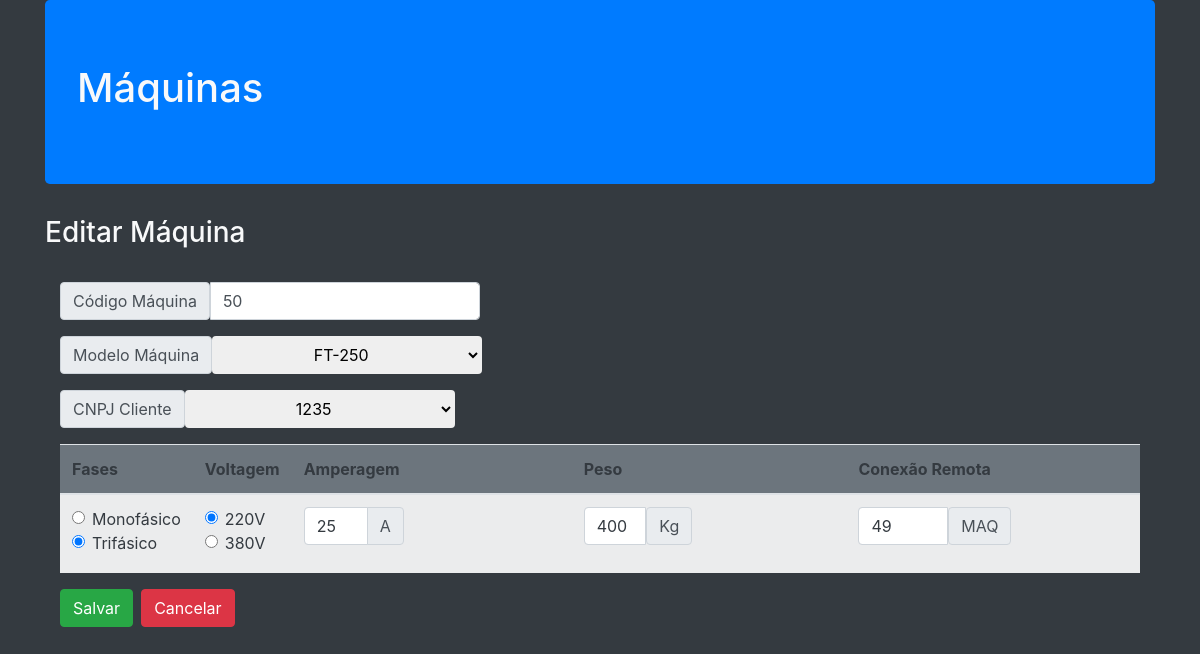
Page /Maquinas/EditarMaquina.php?maquina=50 on the committed database.
### tables this page shows
CREATE TABLE `maquina` (
  `cod_maq` decimal(10,0) NOT NULL,
  `modelo` varchar(100) NOT NULL,
  `fases` int(3) NOT NULL,
  `voltagem` int(11) NOT NULL,
  `amperagem` varchar(10) NOT NULL,
  `peso` varchar(10) NOT NULL,
  `maq` varchar(10) DEFAULT NULL,
  `cnpj_cli` varchar(14) NOT NULL
);

### Vendedor/App/Db/Conexao.class.php (called while the page is built, shortened)
<?php
class Conexao{
private $table;
private $connection;
public function __construct($table=null)
{
    $this->table= $table;
}
private function Conexao(){
    $username='root';
    $password='';
   try{
        $this->connection= new PDO ('mysql:host=localhost;dbname=cadastro_maquinas',$username, $password);
        $this->connection->setAttribute(PDO::ATTR_ERRMODE,PDO::ERRMODE_EXCEPTION);
    }catch(PDOException $e){
        die('ERROR:'.$e->getMessage());
}
}
public function execute($query,$params=[]){
    try{
        $statement = $this->connection->prepare($query);
        $statement->execute($params);
        return $statement;
    }catch(PDOException $e){
        die('ERROR:'.$e->getMessage());
    }
}
public function select($where=null,$order=null,$limit=null,$fields='*'){
    $where= strlen($where)?'WHERE '.$where:'';
    $order= strlen($order)?'ORDER BY '.$order:'';
    $limit= strlen($limit)?'LIMIT '.$limit:'';
    $query='SELECT '.$fields.' FROM '.$this->table.' '.$where.' '.$order.' '.$limit;
    return $this->execute($query);
}
}
?>

### Vendedor/App/Entity/Cliente.class.php (called while the page is built, shortened)
<?php
require_once ('../Vendedor/App/Db/Conexao.class.php');
class Cliente{
public static function getClientes($where=null,$order=null,$limit=null,$fields='*'){
return (new Conexao('cliente'))->select($where,$order,$limit,$fields)
                                ->fetchAll(PDO::FETCH_CLASS,self::class);
}
}
?>

### Vendedor/App/Entity/Maquina.class.php (called while the page is built, shortened)
<?php
require_once ('../Vendedor/App/Db/Conexao.class.php');
class Maquina{
public static function getMaquina($cod_maq){
    return (new Conexao('maquina'))->select("cod_maq ='".$cod_maq."'")
                                    ->fetchObject(self::class);
}
}
?>

### Maquinas/EditarMaquina.php (the view, shortened to what this page needs)
<?php
require ('../Vendedor/App/Entity/Maquina.class.php');
require ('../Vendedor/App/Entity/Cliente.class.php');
$clientes= Cliente::getClientes();
$imprime='';
$obMaquina= Maquina:: getMaquina($_GET['maquina']);
foreach ($clientes as $cliente){
    if($cliente->cnpj_cli==$obMaquina->cnpj_cli){
        $imprime.='<option  name="cliente" selected >'.$cliente->cnpj_cli.'</option>';
    }else{
    $imprime.='<option  name="cliente" >'.$cliente->cnpj_cli.'</option>';
    }
}
require ('./Header.php');
?>
<h3>Editar Máquina</h3>
<?php
require ('./FormularioMaquina.php');
require ('./Footer.php');
?>

### Maquinas/FormularioMaquina.php (shortened to what this page needs)
<main>
<br>
    <div class="container">
        <form class="form" method="POST">
        <div class="input-group mb-3">
                <label for="cod_maq"class="input-group-text">Código Máquina</label>
                <input type="text" class="form-control col-3" name="cod_maq" value="<?php if(isset($obMaquina->cod_maq)){echo $obMaquina->cod_maq;}?>">
            </div>
            <div class="input-group mb-3">
                 <label for="maquina" class="input-group-text">Modelo Máquina</label>
                 <select name="modelo" class="btn col-3 form-select">
                    <option <?= $obMaquina->modelo=='FT-250'?'selected':'' ?>>FT-250</option>
                 </select>
            </div>
            <div class="input-group mb-3">
                 <label for="cliente" class="input-group-text">CNPJ Cliente</label>
                 <select name="cnpj_cli" class="btn col-3 form-select">
                    <?php $imprime==''?$imprime='<option>Não há máquinas cadastradas</option>':$imprime;
                    echo $imprime?>
                 </select>
            </div>
<div class="text-dark bg-light">
    <table class="table  table-striped">
                <thead class="bg-secondary">
                    <tr>
                        <th>Fases</th>
                        <th>Voltagem</th>
                        <th>Amperagem</th>
                        <th>Peso</th>
                        <th>Conexão Remota</th>
                    </tr>
                </thead>
                <tbody class="table-white text-dark">
                    <tr>
                        <td> <div class="form-check">
                                    <input type="radio" class="form-check-input" name="fases" value="1" <?= $obMaquina->fases=='1'?'checked':'' ?>>
                                    <label for="mono"class="form-check-label">Monofásico</label>
                                </div>
                                <div class="form-check">
                                    <input type="radio" class="form-check-input" name="fases" value="3" <?= $obMaquina->fases=='3'?'checked':'' ?>>
                                    <label for="tri"class="form-check-label">Trifásico</label>
                                </div></td>
                        <td> <div class="form-check">
                                    <input type="radio" id="220" class="form-check-input" name="voltagem" value="220" <?= $obMaquina->voltagem=='220'?'checked':'' ?>>
                                    <label for="mono"class="form-check-label">220V</label>
                                </div>
                                <div class="form-check">
                                    <input type="radio" id="380"class="form-check-input" name="voltagem" value="380" <?= $obMaquina->voltagem=='380'?'checked':'' ?>>
                                    <label for="tri"class="form-check-label">380V</label>
                                </div></td>
                        <td><div class="input-group mb-3">
                                <input type="text" value="<?php if(isset($obMaquina->amperagem)){echo $obMaquina->amperagem;}?>" name="amperagem" class="text-dark form-control col-3">
                                <div class="input-group-append"><span for="a"class="form-check-label input-group-text">A</span></div>
                            </div>
                        </td>
                        <td><div class="input-group mb-3">
                                <input type="text" value="<?php if(isset($obMaquina->peso)){echo $obMaquina->peso;}?>" name="peso" class="text-dark form-control col-3">
                                <label for="kg"class="input-group-text form-check-label">Kg</label>
                            </div>
                        </td>
                        <td>
                        <div class="input-group mb-3">
                                <input type="text" value="<?php if(isset($obMaquina->maq)){echo $obMaquina->maq;}?>" name="maq" class="text-dark form-control col-4">
                                <label for="maq"class="input-group-text form-check-label">MAQ</label>
                        </div>
                        </td>
                    </tr>
                </tbody>
</table>
</div>
<input type="submit" class="btn btn-success mr-2" name="salvar" value="Salvar"><a href="ListaMaquina.php" class="btn btn-danger">Cancelar</a>
        </form>
    </div>
</main>

### rows in the picture
maquina: cod_maq "50", modelo "FT-250", fases "☑", voltagem "☑", amperagem "25", peso "400", maq "49"

### other values in the picture
form field cnpj_cli "1235"
